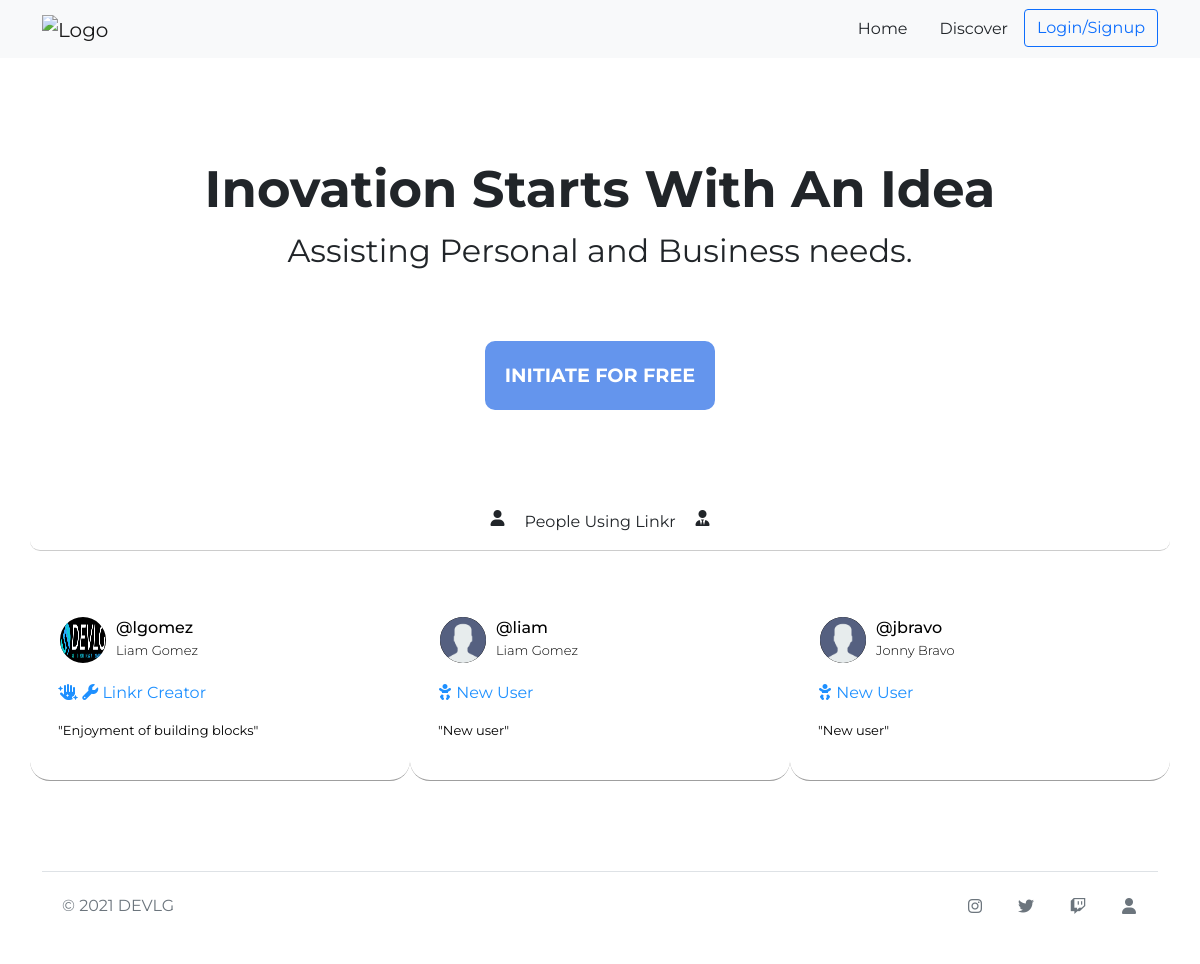
Page /discover/ on the earlier database version.
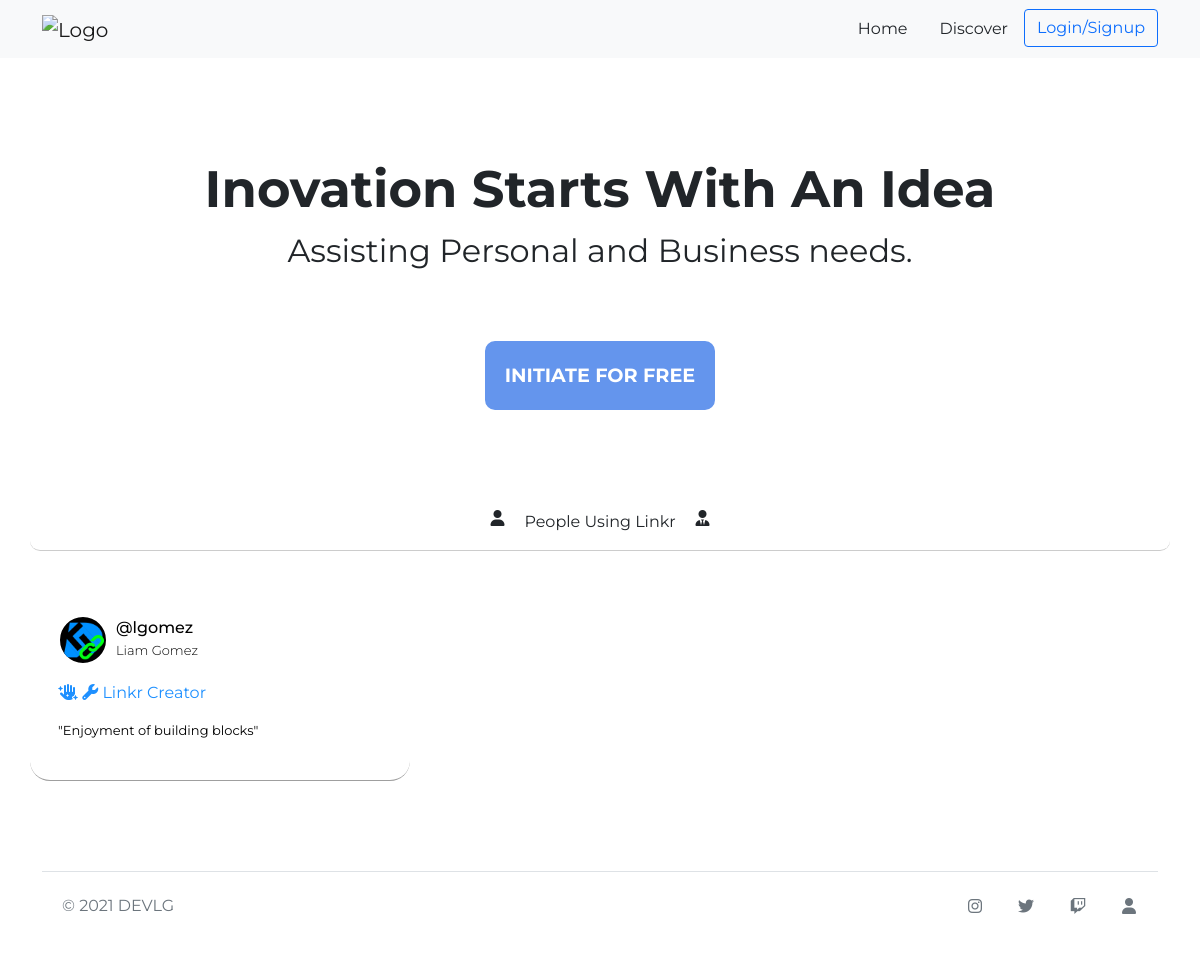
Same page on the later database version.
### users/models.py (models this page shows, shortened)
class Profile(models.Model):
    user = models.OneToOneField(User, on_delete=models.CASCADE, null=True, blank=True)
    firstName = models.CharField(max_length=200, blank=False, null=False)
    lastName = models.CharField(max_length=200, blank=False, null=False)
    email = models.EmailField(max_length=500, blank=False, null=False)
    username = models.CharField(max_length=200, blank=True, null=True, unique=True)
    userStatus = models.CharField(max_length=200, blank=True, null=True, default='New user')
    profileImage = models.ImageField(blank=True, null=True, upload_to='images/user/', default='images/user/user-default.png')
    socialTitle1 = models.CharField(max_length=200, blank=True, null=True)
    socialLink1 = models.URLField(max_length=200, blank=True, null=True)
    socialTitle2 = models.CharField(max_length=200, blank=True, null=True)
    socialLink2 = models.URLField(max_length=200, blank=True, null=True)
    socialTitle3 = models.CharField(max_length=200, blank=True, null=True)
    socialLink3 = models.URLField(max_length=200, blank=True, null=True)
    socialTitle4 = models.CharField(max_length=200, blank=True, null=True)
    socialLink4 = models.URLField(max_length=200, blank=True, null=True)
    socialTitle5 = models.CharField(max_length=200, blank=True, null=True)
    socialLink5 = models.URLField(max_length=200, blank=True, null=True)
    isOwner = models.BooleanField(default=False)
    isDonator = models.BooleanField(default=False)
    isSuperDonator = models.BooleanField(default=False)
    isAdmin = models.BooleanField(default=False)
    isNewUser = models.BooleanField(default=True)
    created = models.DateTimeField(auto_now_add=True)
    id = models.UUIDField(default=uuid.uuid4, unique=True, primary_key=True, editable=False)

### users/views.py (the view)
# urls.py: path('discover/', views.allUsers, name='all-users'),
def allUsers(request):
    profiles = Profile.objects.all()
    context = {'profiles':profiles}
    return render(request, 'users/users-list.html', context)

### users/templates/users/users-list.html
{% extends 'bootstrap-main.html' %}
{% block content %}
<div class="spacer"></div>
<div class="container">
    <h1 class="Header">Inovation starts with an idea</h1>
    <p class="Secondary">Assisting Personal and Business needs.</p>
</div>
<div class="spacer-half"></div>
<div class="container d-flex justify-content-center">
    <a href="{% url 'signup' %}" class="btn-mainSignup">Initiate for free</a>
</div>
<div class="spacer"></div>
<div class="container d-flex justify-content-center userListBorder">
    <i class="fas fa-user"></i>
    <p class="usersListBr">People Using Linkr</p>
    <i class="fas fa-user-tie"></i>
</div>
<div class="d-flex justify-content-between">
    <div class="container mt-5 mb-3">
        <div class="row d-flex justify-content-between">
            {% for user in profiles %}
            <div class="usersBorder col-md-4">
                <a class="cardLinks" href="{% url 'user-profile' user.username %}">
                <div class="card p-3 mb-2">
                    <div class="d-flex justify-content-between">
                        <div class="d-flex flex-row align-items-center">
                            <div class="icon"><img src="{{user.profileImage.url}}" class="profileImg"></div>
                            <div class="ms-2 c-details">
                                <h6 class="mb-0">@{{user.username|lower}}</h6> <span>{{user.firstName|capfirst}} {{user.lastName|capfirst}}</span>
                            </div>
                        </div>
                    </div>
                    <div class="mt-3">
                        {% if user.isOwner and user.isAdmin %}
                        <p class="heading"><i class="fas fa-hand-sparkles"></i> <i class="fas fa-wrench"></i> Linkr Creator</p>
                        <p class="quote">"{{user.userStatus}}"</p>
                        {% elif user.isDonator%}
                        <p class="heading"><i class="fas fa-donate"></i> Donator</p>
                        <p class="quote">"{{user.userStatus}}"</p>
                        {% elif user.isSuperDonator%}
                        <p class="heading"><i class="fas fa-coins"></i> Super Donator</p>
                        <p class="quote">"{{user.userStatus}}"</p>
                        {% elif user.isAdmin%}
                        <p class="heading"><i class="fas fa-wrench"></i> Linkr Admin</p>
                        <p class="quote">"{{user.userStatus}}"</p>
                        {% elif user.isNewUser%}
                        <p class="heading"><i class="fas fa-baby"></i> New User</p>
                        <p class="quote">"{{user.userStatus}}"</p>
                        {% else %}
                        <p class="heading">Status Error</p>
                        {% endif %}
                    </div>
                </div>
                </a>
            </div>
            {% endfor %}
        </div>
    </div>
</div>
{% endblock content %}

### templates/bootstrap-main.html (shortened to what this page needs)
<!DOCTYPE html>
{% load static %}
<html lang="en">
<head>
    <link href="https://cdn.jsdelivr.net/npm/bootstrap@5.1.3/dist/css/bootstrap.min.css" rel="stylesheet">
    <link rel="stylesheet" href="https://cdnjs.cloudflare.com/ajax/libs/font-awesome/6.0.0-beta2/css/all.min.css" />
    <link rel="stylesheet" href="{% static 'css/landing.css'%}">
    <link rel="stylesheet" href="{% static 'css/discoverCard.css'%}">
    <link rel="stylesheet" href="{% static 'css/form.css'%}">
    <link rel="stylesheet" href="{% static 'css/font.css'%}">
</head>
<body>
    {% include 'navbar.html' %}
    {% block content %}
    {% endblock content%}
    {% include 'footer.html' %}
</body>
</html>

### templates/navbar.html
{% load static %}
<nav class="navbar navbar-light bg-light">
    <div class="container-lg">
        <a class="navbar-brand" href="{% url 'landing-page' %}">
            <img src="https://i.imgur.com/xLhdjdD.png" alt="Logo" width="300">
        </a>
        <ul class="nav justify-content-end">
            <li class="nav-item ">
                <a class="nav-link link-dark" aria-current="page" href="{% url 'landing-page' %}">Home</a>
            </li>
            <li class="nav-item">
                <a class="nav-link link-dark" href="{% url 'all-users' %}">Discover</a>
            </li>
            {% if request.user.is_authenticated %}
            <li style="padding-right: 10px;" class="nav-item"><a class="btn btn-outline-info" href="{% url 'profile-main' %}">Profile</a></li>
            <li class="nav-item"><a class="btn btn-outline-primary" href="{% url 'logout' %}">Logout</a></li>
            {% else %}
            <li class="nav-item"><a class="btn btn-outline-primary" href="{% url 'login' %}">Login/Signup</a></li>
            {% endif %}
        </ul>
    </div>
</nav>

### templates/footer.html
{% load static %}
<div class="container">
  <footer class="container navbar navbar-fixed-bottom d-flex flex-wrap justify-content-between align-items-center py-3 my-4 border-top">
    <div class="col-md-4 d-flex align-items-center">
      <a href="/" class="mb-3 me-2 mb-md-0 text-muted text-decoration-none lh-1">
        <svg class="bi" width="30" height="24"><use xlink:href="#bootstrap"></use></svg>
      </a>
      <span class="text-muted">© 2021 DEVLG</span>
    </div>
    <ul class="nav col-md-4 justify-content-end list-unstyled d-flex">
      <li class="ms-3"><a class="text-muted" href="https://www.instagram.com/_devlg/"><i class="fab fa-instagram"></i></a></li>
      <li class="ms-3"><a class="text-muted" href="https://twitter.com/devlg_"><i class="fab fa-twitter"></i></a></li>
      <li class="ms-3"><a class="text-muted" href="https://www.twitch.tv/devlg_"><i class="fab fa-twitch"></i></a></li>
      <li class="ms-3"><a class="text-muted" href="https://devlg.com/"><i class="fas fa-user"></i></a></li>
    </ul>
  </footer>
</div>

### static/css/landing.css (style rules this page uses)
body { font-family: 'Montserrat', sans-serif; }
.spacer { padding-top: 100px; }
.spacer-half { padding-top: 50px; }
.Header { font-size: 320%; font-weight: 700; text-align: center; text-transform: capitalize; }
.Secondary { font-size: xx-large; text-align: center; }
.btn-mainSignup { border: 20px solid cornflowerblue; background-color: cornflowerblue; color: white; border-radius: 10px; font-size: larger; font-weight: 700; text-transform: uppercase; text-decoration: none; }
.cardLinks { text-decoration: none; color: black; }
ul li i { padding: 10px; }

### static/css/discoverCard.css (style rules this page uses)
.card { border: none; border-radius: 10px }
.c-details span { font-weight: 300; font-size: 13px }
.icon { width: 50px; height: 50px; border-radius: 15px; display: flex; align-items: center; justify-content: center; font-size: 39px }
.profileImg { border: solid white 2px; border-radius: 50%; background-color: black; width: 50px; height: 50px; align-items: center; }
.usersBorder { border-bottom: 1px solid rgba(0, 0, 0, 0.377); border-radius: 20px; margin-bottom: 50px; }
.usersListBr { text-align: center; padding-left: 20px; padding-right: 20px; }
.userListBorder { border-bottom: 1px solid rgba(0, 0, 0, 0.199); border-radius: 10px; }
.heading { color: dodgerblue; }
.quote { font-size: small; }

### static/css/form.css (style rules this page uses)
body { font-family: 'Montserrat', sans-serif !important; }
svg { position: absolute; top: 0; left: 0; pointer-events: none; }
.btn-mainSignup { border: 20px solid cornflowerblue; background-color: cornflowerblue; color: white; border-radius: 10px; font-size: larger; font-weight: 700; text-transform: uppercase; text-decoration: none; }

Differences in the rows shown:
removed Profile: profileImage (placeholder picture), username "liam", firstName "Liam", lastName "Gomez", userStatus "New user"
removed Profile: profileImage (placeholder picture), username "jbravo", firstName "Jonny", lastName "Bravo", userStatus "New user"
changed Profile "lgomez": profileImage: a different picture
